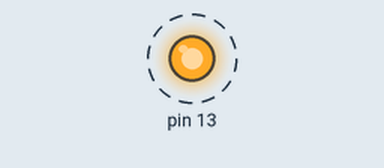
Simulated run of this sketch. Board: Arduino Uno, built with avr-gcc and run on an emulated ATmega328P. Parts: output pins drawn as LEDs (lit = HIGH). Dashed ring = blinking. What the sketch prints to the serial monitor is not drawn.

Above: at 3.5 s.
Timing chart, 0 to 7.6 s (numbered marks = the images above):
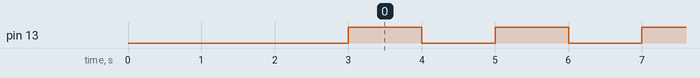

Measured:
- by itself, pin 13: alternates HIGH for 1.0 s and LOW for 1.0 s

The sketch:

Lab6exercise2-2.ino
```cpp
int i=0;
void setup() {
  Serial.begin(9600);
  pinMode(13, OUTPUT);
  Serial.println("3");
  delay(1000);
  Serial.println("2");
  delay(1000);
  Serial.println("1");
  delay(1000);
  Serial.println("Start");
}

void loop() {
  if(i%2 == 0){
    digitalWrite(13, HIGH);
  }
  if(i%2 == 1){
    digitalWrite(13, LOW);
  }
  if(i==120){
    Serial.println("Stop");
  }
  Serial.println(i);
  i++;
  delay(1000);
}
```
